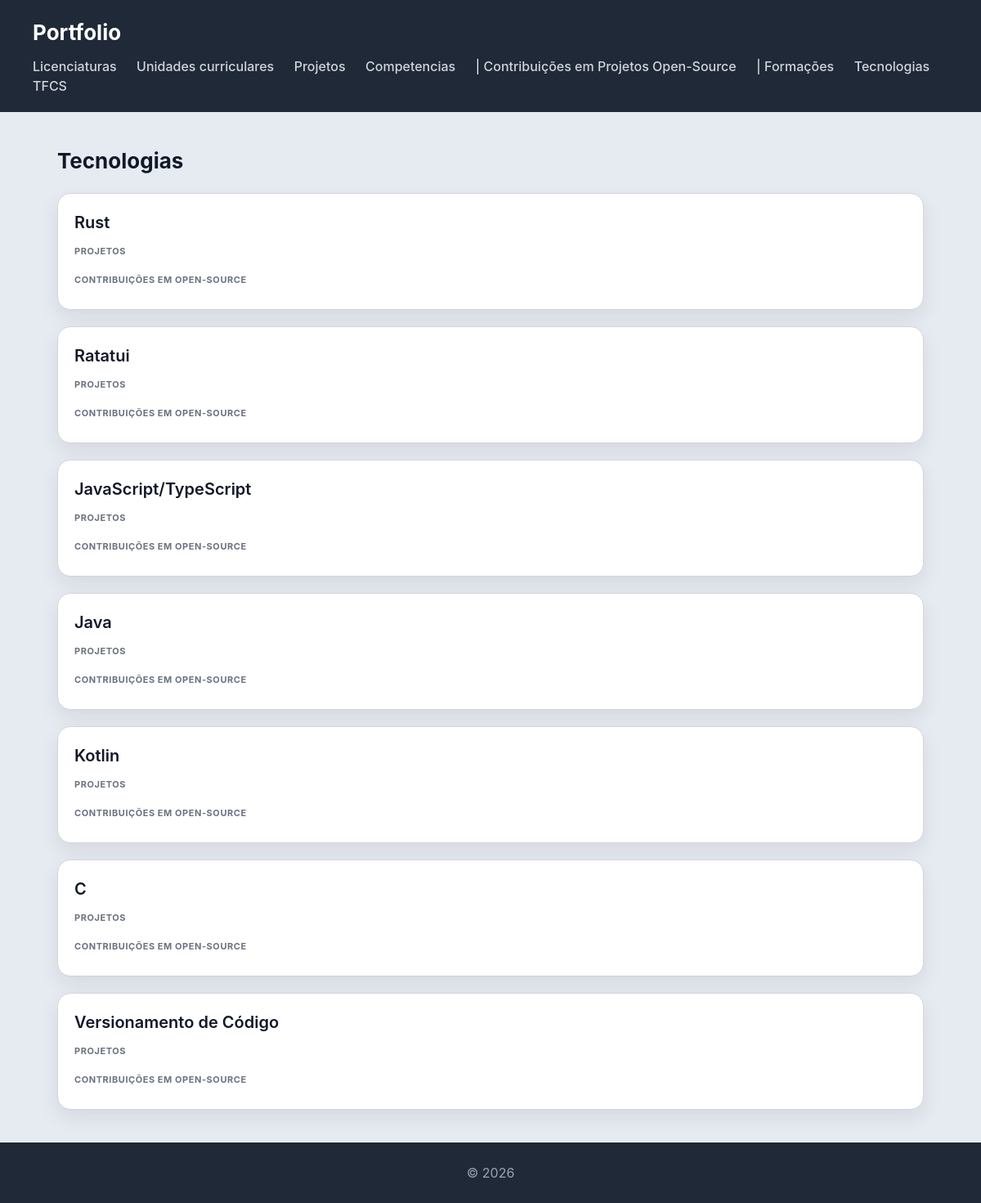
Screenshot of /tecnologias/ with the database file from the repository.
### portfolio/models.py (models this page shows)
class Tecnologia(models.Model):
    nome = models.CharField(max_length=100)
    areas = models.CharField(max_length=100)
    descricao = models.CharField(max_length=250)
    unidade_curriculares = models.ManyToManyField(UC, related_name='tecnologias_usadas')
    def __str__(self):
        return self.nome

### portfolio/views.py (the view)
# urls.py: path('tecnologias/', views.tecnologias_view, name='tecnologias'),
def tecnologias_view(request):
    tecnologias = (Tecnologia.objects
                    .select_related()
                    .prefetch_related()
                    .all())
    return render(request, 'portfolio/tecnologia.html', {'tecnologias': tecnologias})

### portfolio/templates/portfolio/tecnologia.html (shortened to what this page needs)
{% extends "portfolio/base.html" %}
{% block content %}
<h2>Tecnologias</h2>
<section>
    {% for tecnologia in tecnologias %}
    <article>
        <header>
            <h3>{{ tecnologia }}</h3>
        </header>
        <section>
            <h4>Projetos</h4>
        </section>
        <section>
            <h4>Contribuições em Open-Source</h4>
        </section>
    </article>
    {% endfor %}
</section>
{% endblock %}

### portfolio/static/portfolio/styles.css (style rules this page uses)
* { box-sizing: border-box; margin: 0; padding: 0; }
body { font-family: "Inter", "Segoe UI", system-ui, -apple-system, sans-serif; background: #e6ebf2; color: #111827; line-height: 1.5; }
h2 { margin-bottom: 20px; font-size: 26px; }
section > article { background: white; padding: 20px; border-radius: 16px; border: 1px solid #d1d5db; box-shadow: 0 10px 25px rgba(0,0,0,0.08); transition: all 0.25s ease; margin-bottom: 20px; }
article > header { margin-bottom: 12px; }
article > header > h3 { font-size: 20px; font-weight: 600; margin-bottom: 4px; }
article > section { margin-top: 10px; }
article > section > h4 { font-size: 11px; text-transform: uppercase; color: #6b7280; margin-bottom: 8px; letter-spacing: 0.05em; }

### rows the page displays
Tecnologia: nome "Rust"
Tecnologia: nome "Ratatui"
Tecnologia: nome "JavaScript/TypeScript"
Tecnologia: nome "Java"
Tecnologia: nome "Kotlin"
Tecnologia: nome "C"
Tecnologia: nome "Versionamento de Código"
